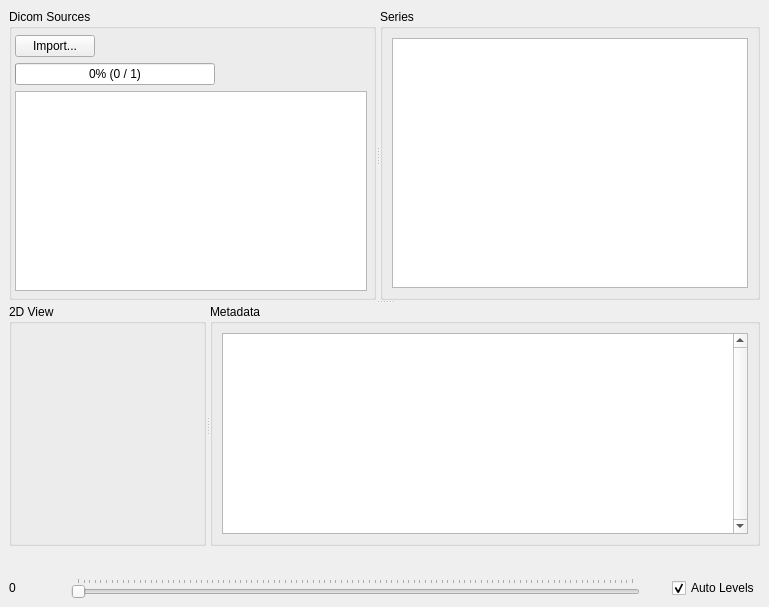
<?xml version="1.0" encoding="UTF-8"?>
<ui version="4.0">
 <class>DicomBrowserWin</class>
 <widget class="QMainWindow" name="DicomBrowserWin">
  <property name="geometry">
   <rect>
    <x>0</x>
    <y>0</y>
    <width>769</width>
    <height>607</height>
   </rect>
  </property>
  <property name="windowTitle">
   <string>Dicom Browser (RESEARCH ONLY)</string>
  </property>
  <property name="windowIcon">
   <iconset resource="Resources.qrc">
    <normaloff>:/icons/icon.png</normaloff>:/icons/icon.png</iconset>
  </property>
  <property name="animated">
   <bool>false</bool>
  </property>
  <widget class="QWidget" name="centralwidget">
   <layout class="QGridLayout" name="gridLayout_3">
    <item row="0" column="0">
     <widget class="QSplitter" name="seriesSplit">
      <property name="orientation">
       <enum>Qt::Vertical</enum>
      </property>
      <widget class="QSplitter" name="listSplit">
       <property name="orientation">
        <enum>Qt::Horizontal</enum>
       </property>
       <widget class="QGroupBox" name="sourceGroup">
        <property name="title">
         <string>Dicom Sources</string>
        </property>
        <layout class="QGridLayout" name="gridLayout">
         <property name="leftMargin">
          <number>3</number>
         </property>
         <property name="topMargin">
          <number>6</number>
         </property>
         <property name="rightMargin">
          <number>6</number>
         </property>
         <property name="bottomMargin">
          <number>6</number>
         </property>
         <item row="2" column="0">
          <widget class="QListView" name="listView">
           <property name="sizePolicy">
            <sizepolicy hsizetype="Expanding" vsizetype="Expanding">
             <horstretch>0</horstretch>
             <verstretch>0</verstretch>
            </sizepolicy>
           </property>
           <property name="minimumSize">
            <size>
             <width>100</width>
             <height>0</height>
            </size>
           </property>
           <property name="editTriggers">
            <set>QAbstractItemView::NoEditTriggers</set>
           </property>
          </widget>
         </item>
         <item row="0" column="0">
          <layout class="QHBoxLayout" name="horizontalLayout_2">
           <item>
            <widget class="QPushButton" name="importButton">
             <property name="text">
              <string>Import...</string>
             </property>
            </widget>
           </item>
           <item>
            <widget class="QLabel" name="statusText">
             <property name="text">
              <string/>
             </property>
            </widget>
           </item>
           <item>
            <spacer name="horizontalSpacer">
             <property name="orientation">
              <enum>Qt::Horizontal</enum>
             </property>
             <property name="sizeHint" stdset="0">
              <size>
               <width>40</width>
               <height>20</height>
              </size>
             </property>
            </spacer>
           </item>
          </layout>
         </item>
         <item row="1" column="0">
          <widget class="QProgressBar" name="statusProgressBar">
           <property name="maximumSize">
            <size>
             <width>200</width>
             <height>16777215</height>
            </size>
           </property>
           <property name="maximum">
            <number>1</number>
           </property>
           <property name="value">
            <number>0</number>
           </property>
           <property name="format">
            <string>%p% (%v / %m)</string>
           </property>
          </widget>
         </item>
        </layout>
       </widget>
       <widget class="QGroupBox" name="seriesGroup">
        <property name="title">
         <string>Series</string>
        </property>
        <layout class="QGridLayout" name="gridLayout_2">
         <item row="0" column="0">
          <widget class="QTableView" name="tableView">
           <property name="sizePolicy">
            <sizepolicy hsizetype="Expanding" vsizetype="Expanding">
             <horstretch>0</horstretch>
             <verstretch>0</verstretch>
            </sizepolicy>
           </property>
           <property name="minimumSize">
            <size>
             <width>50</width>
             <height>0</height>
            </size>
           </property>
           <property name="editTriggers">
            <set>QAbstractItemView::NoEditTriggers</set>
           </property>
           <property name="dragDropOverwriteMode">
            <bool>false</bool>
           </property>
           <property name="selectionMode">
            <enum>QAbstractItemView::SingleSelection</enum>
           </property>
           <property name="selectionBehavior">
            <enum>QAbstractItemView::SelectRows</enum>
           </property>
           <property name="showGrid">
            <bool>false</bool>
           </property>
           <property name="sortingEnabled">
            <bool>true</bool>
           </property>
           <attribute name="horizontalHeaderCascadingSectionResizes">
            <bool>true</bool>
           </attribute>
           <attribute name="horizontalHeaderDefaultSectionSize">
            <number>10</number>
           </attribute>
           <attribute name="horizontalHeaderHighlightSections">
            <bool>false</bool>
           </attribute>
           <attribute name="horizontalHeaderMinimumSectionSize">
            <number>30</number>
           </attribute>
           <attribute name="horizontalHeaderShowSortIndicator" stdset="0">
            <bool>true</bool>
           </attribute>
           <attribute name="horizontalHeaderStretchLastSection">
            <bool>false</bool>
           </attribute>
           <attribute name="verticalHeaderVisible">
            <bool>false</bool>
           </attribute>
           <attribute name="verticalHeaderCascadingSectionResizes">
            <bool>false</bool>
           </attribute>
           <attribute name="verticalHeaderHighlightSections">
            <bool>false</bool>
           </attribute>
          </widget>
         </item>
        </layout>
       </widget>
      </widget>
      <widget class="QWidget" name="verticalLayoutWidget">
       <layout class="QVBoxLayout" name="verticalLayout">
        <property name="spacing">
         <number>32</number>
        </property>
        <property name="topMargin">
         <number>0</number>
        </property>
        <item>
         <widget class="QSplitter" name="splitter">
          <property name="orientation">
           <enum>Qt::Horizontal</enum>
          </property>
          <widget class="QGroupBox" name="view2DGroup">
           <property name="title">
            <string>2D View</string>
           </property>
          </widget>
          <widget class="QGroupBox" name="metadataGroup">
           <property name="title">
            <string>Metadata</string>
           </property>
           <layout class="QGridLayout" name="gridLayout_5">
            <item row="0" column="0">
             <widget class="QTreeView" name="tagView">
              <property name="verticalScrollBarPolicy">
               <enum>Qt::ScrollBarAlwaysOn</enum>
              </property>
              <property name="editTriggers">
               <set>QAbstractItemView::NoEditTriggers</set>
              </property>
              <property name="showDropIndicator" stdset="0">
               <bool>false</bool>
              </property>
              <property name="dragDropOverwriteMode">
               <bool>false</bool>
              </property>
              <property name="alternatingRowColors">
               <bool>true</bool>
              </property>
              <property name="selectionMode">
               <enum>QAbstractItemView::SingleSelection</enum>
              </property>
              <property name="textElideMode">
               <enum>Qt::ElideRight</enum>
              </property>
              <property name="sortingEnabled">
               <bool>true</bool>
              </property>
             </widget>
            </item>
           </layout>
          </widget>
         </widget>
        </item>
        <item>
         <layout class="QHBoxLayout" name="horizontalLayout">
          <property name="topMargin">
           <number>0</number>
          </property>
          <item>
           <widget class="QLabel" name="numLabel">
            <property name="sizePolicy">
             <sizepolicy hsizetype="Fixed" vsizetype="Preferred">
              <horstretch>0</horstretch>
              <verstretch>0</verstretch>
             </sizepolicy>
            </property>
            <property name="minimumSize">
             <size>
              <width>30</width>
              <height>0</height>
             </size>
            </property>
            <property name="maximumSize">
             <size>
              <width>30</width>
              <height>16777215</height>
             </size>
            </property>
            <property name="text">
             <string>0</string>
            </property>
           </widget>
          </item>
          <item>
           <widget class="QSlider" name="imageSlider">
            <property name="pageStep">
             <number>1</number>
            </property>
            <property name="orientation">
             <enum>Qt::Horizontal</enum>
            </property>
            <property name="invertedAppearance">
             <bool>false</bool>
            </property>
            <property name="tickPosition">
             <enum>QSlider::TicksAbove</enum>
            </property>
            <property name="tickInterval">
             <number>1</number>
            </property>
           </widget>
          </item>
          <item>
           <widget class="QCheckBox" name="autoLevelsCheck">
            <property name="text">
             <string>Auto Levels</string>
            </property>
            <property name="checked">
             <bool>true</bool>
            </property>
           </widget>
          </item>
         </layout>
        </item>
       </layout>
      </widget>
     </widget>
    </item>
   </layout>
  </widget>
  <action name="action_Quit">
   <property name="text">
    <string>&amp;Quit</string>
   </property>
  </action>
  <action name="action_Open_Directory">
   <property name="text">
    <string>&amp;Open Directory</string>
   </property>
  </action>
 </widget>
 <resources>
  <include location="Resources.qrc"/>
 </resources>
 <connections/>
</ui>
